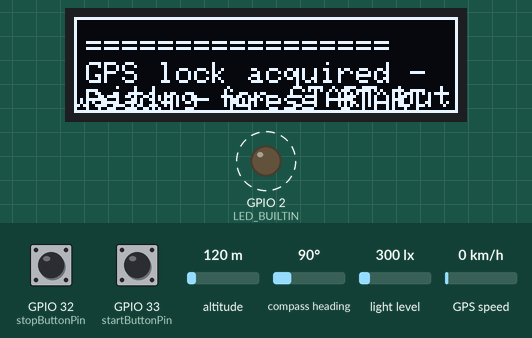
A sketch run on a simulated ESP32. Parts: 128×32 one-colour display, output pins drawn as LEDs (lit = HIGH). Dashed ring = blinking. The test bench sets the inputs (shaded band); at power-on: GPIO 33 (startButtonPin) HIGH, GPIO 32 (stopButtonPin) HIGH, light level 300 lx, altitude 120 m, compass heading 90°, GPS speed 0 km/h. Storage starts empty; the GPS gets a fix after 3 s at 37.7749, -122.4194 with 8 satellites; what the sketch prints to the serial monitor is not drawn.

Above: at 6.0 s.
6.1 s: GPIO 33 (startButtonPin) pulled LOW for 0.15 s
At 6.18 s:
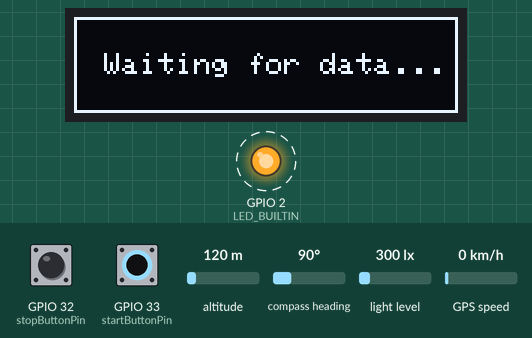
6.8 s: GPIO 32 (stopButtonPin) pulled LOW for 0.15 s
At 7.2 s:
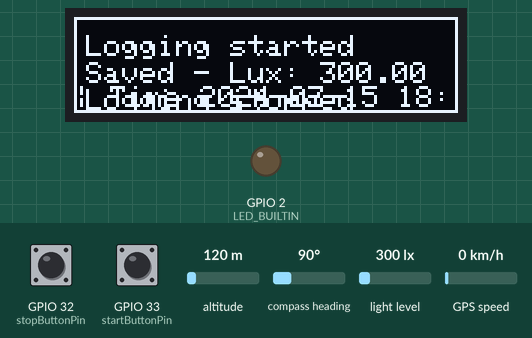
7.5 s: GPIO 33 (startButtonPin) pulled LOW for 1 s
At 8.4 s:
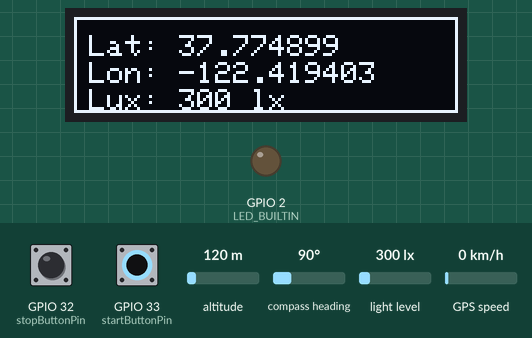
10.0 s: light level set to 40 lx
At 10.9 s:
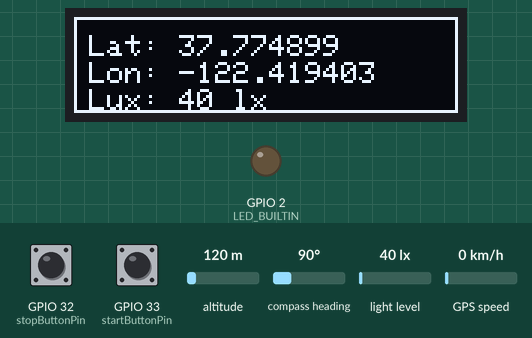
12.0 s: GPIO 32 (stopButtonPin) pulled LOW for 1 s
At 12.17 s:
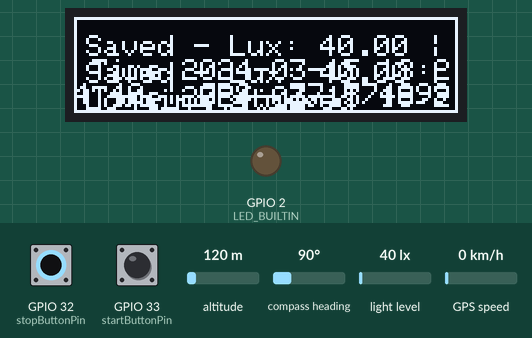
13.6 s: GPIO 32 (stopButtonPin) driven LOW and GPIO 33 (startButtonPin) driven LOW
At 14.61 s:
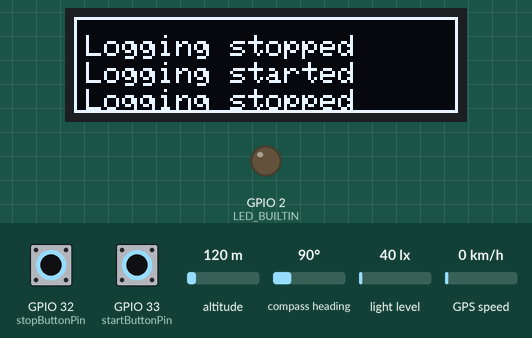
Timing chart, 0 to 61.6 s (numbered marks = the images above; inputs shaded):
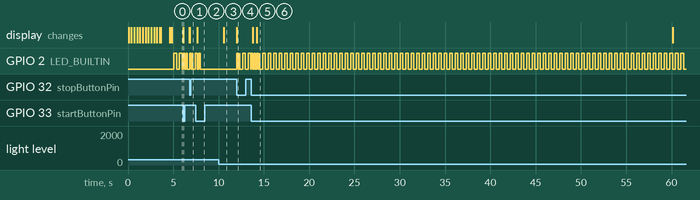

Measured:
- after the input at 6.1 s, the display: changes at once (image 1)
- after the input at 6.8 s, GPIO 2 (LED_BUILTIN): goes HIGH 0.15 s, LOW 0.15 s, HIGH 0.02 s, LOW 0.31 s, then HIGH, starting at once; the display: changes at once (image 2)
- after the input at 7.5 s, the display: changes after 0.17 s (image 3)
- after the input at 10.0 s, the display: changes after 0.55 s (image 4)
- after the input at 12.0 s, the display: changes at once (image 5)
- after the input at 13.6 s, the display: first changes after 0.17 s (image 6 shows a later state)
- by itself, GPIO 2 (LED_BUILTIN): alternates HIGH for 0.31 s and LOW for 0.30 s

The sketch:

sd_v3.ino
```cpp
#include <Wire.h>
#include <BH1750.h>
#include <TinyGPS++.h>
#include <HardwareSerial.h>
#include <FS.h>
#include <SD.h>
#include <SPI.h>
#include <time.h>
#include <stdint.h>
#include <stdlib.h>
#include <string.h>
#include <Adafruit_GFX.h>
#include <Adafruit_SSD1306.h>

#define SCREEN_WIDTH 128
#define SCREEN_HEIGHT 32
#define OLED_RESET    -1
#define I2C_SDA 21
#define I2C_SCL 22

Adafruit_SSD1306 display(SCREEN_WIDTH, SCREEN_HEIGHT, &Wire, OLED_RESET);
bool displayAvailable = false;
bool displayDirty = true;

BH1750 lightMeter;
TinyGPSPlus gps;
HardwareSerial ss(2); // Serial2 for GPS module on ESP32

// SD card wiring (VSPI)
const int sdCsPin = 5;                 // CS wired to GPIO5
const int sdMisoPin = 19;              // MISO wired to GPIO19
const int sdMosiPin = 23;              // MOSI wired to GPIO23
const int sdSckPin = 18;               // SCK wired to GPIO18
const char* sdDataFilePath = "/sd_alpha_1.json";
bool sdAvailable = false;

const int TIMEZONE_OFFSET_SECONDS = 8 * 3600; // UTC+08

// Buttons
const int startButtonPin = 33;         // Start logging button
const int stopButtonPin = 32;          // Stop logging button

// LED feedback
#define LED_BUILTIN 2

// GPS configuration
const unsigned long gpsTimeout = 5000; // 5 seconds timeout for initial GPS reading
const unsigned long gpsMaxAgeMs = 15000;
float defaultLat = 0.000000;
float defaultLon = 0.000000;
float currentLat = defaultLat;
float currentLon = defaultLon;
bool gpsAvailable = false;

// Measurement timing
const unsigned long measurementInterval = 1000; // 1 second sampling
const unsigned long gpsStatusInterval = 60000;   // 60 seconds status print

unsigned long lastMeasurementTime = 0;
unsigned long lastGPSStatus = 0;
bool collecting = false;
bool gpsReady = false;
bool readyBlinkState = false;
unsigned long lastReadyBlink = 0;
const unsigned long readyBlinkInterval = 300;
bool hasMeasurement = false;
String debugLines[3] = {"", "", ""};

struct Measurement {
	float lat;
	float lon;
	float lux;
	String timestamp;
	bool gpsFix;
};

Measurement lastMeasurement;

// Button state tracking (for edge detection)
int lastStartButtonState = HIGH;
int lastStopButtonState = HIGH;

String lastKnownTimestamp = "";
time_t lastKnownEpoch = 0;
unsigned long lastEpochSyncMillis = 0;

int monthStringToNumber(const char* month) {
	if (strncmp(month, "Jan", 3) == 0) return 1;
	if (strncmp(month, "Feb", 3) == 0) return 2;
	if (strncmp(month, "Mar", 3) == 0) return 3;
	if (strncmp(month, "Apr", 3) == 0) return 4;
	if (strncmp(month, "May", 3) == 0) return 5;
	if (strncmp(month, "Jun", 3) == 0) return 6;
	if (strncmp(month, "Jul", 3) == 0) return 7;
	if (strncmp(month, "Aug", 3) == 0) return 8;
	if (strncmp(month, "Sep", 3) == 0) return 9;
	if (strncmp(month, "Oct", 3) == 0) return 10;
	if (strncmp(month, "Nov", 3) == 0) return 11;
	if (strncmp(month, "Dec", 3) == 0) return 12;
	return 0;
}

int64_t daysFromCivil(int year, unsigned month, unsigned day) {
	year -= month <= 2;
	const int64_t era = (year >= 0 ? year : year - 399) / 400;
	const unsigned yoe = static_cast<unsigned>(year - era * 400);
	const unsigned doy = (153 * (month + (month > 2 ? -3 : 9)) + 2) / 5 + day - 1;
	const unsigned doe = yoe * 365 + yoe / 4 - yoe / 100 + doy;
	return era * 146097 + static_cast<int64_t>(doe) - 719468;
}

bool civilToEpoch(int year, int month, int day, int hour, int minute, int second, int tzOffsetSeconds, time_t& epoch) {
	if (month < 1 || month > 12 || day < 1 || day > 31) {
		return false;
	}
	int64_t days = daysFromCivil(year, static_cast<unsigned>(month), static_cast<unsigned>(day));
	int64_t totalSeconds = days * 86400LL + hour * 3600LL + minute * 60LL + second + tzOffsetSeconds;
	epoch = static_cast<time_t>(totalSeconds);
	return true;
}

String epochToTimestamp(time_t epoch) {
	struct tm tmTime;
	gmtime_r(&epoch, &tmTime);
	char buffer[20];
	snprintf(buffer, sizeof(buffer), "%04d-%02d-%02d %02d:%02d:%02d",
			 tmTime.tm_year + 1900,
			 tmTime.tm_mon + 1,
			 tmTime.tm_mday,
			 tmTime.tm_hour,
			 tmTime.tm_min,
			 tmTime.tm_sec);
	return String(buffer);
}

time_t compileTimeEpoch() {
	const char* date = __DATE__;
	const char* timeStr = __TIME__;
	char monthStr[4];
	monthStr[0] = date[0];
	monthStr[1] = date[1];
	monthStr[2] = date[2];
	monthStr[3] = '\0';

	int month = monthStringToNumber(monthStr);
	if (month == 0) {
		return 0;
	}

	int day = atoi(date + 4);
	int year = atoi(date + 7);
	int hour = atoi(timeStr);
	int minute = atoi(timeStr + 3);
	int second = atoi(timeStr + 6);

	time_t epoch;
	if (!civilToEpoch(year, month, day, hour, minute, second, 0, epoch)) {
		return 0;
	}
	return epoch;
}

String sanitizeForDisplay(const String& text) {
	String result;
	result.reserve(text.length());
	for (size_t i = 0; i < text.length(); ++i) {
		char c = text.charAt(i);
		if (c >= 32 && c <= 126) {
			result += c;
		} else if (c == '\n') {
			result += ' ';
		}
	}
	return result;
}

void refreshDisplay();

void pushDebugLine(const String& line) {
	debugLines[0] = debugLines[1];
	debugLines[1] = debugLines[2];
	debugLines[2] = sanitizeForDisplay(line);
	displayDirty = true;
}

void logMessage(const String& message) {
	Serial.println(message);
	if (displayAvailable) {
		pushDebugLine(message);
		refreshDisplay();
	}
}

void logMessage(const __FlashStringHelper* message) {
	String temp(message);
	logMessage(temp);
}

void markDisplayDirty() {
	displayDirty = true;
}

void drawLoadingBar(int progress) {
	if (!displayAvailable) {
		return;
	}
	int barWidth = 100;
	int barHeight = 6;
	int x = (SCREEN_WIDTH - barWidth) / 2;
	int y = 22;
	display.drawRect(x, y, barWidth, barHeight, SSD1306_WHITE);
	int fillWidth = (barWidth - 2) * progress / 100;
	display.fillRect(x + 1, y + 1, fillWidth, barHeight - 2, SSD1306_WHITE);
}

void showLoadingScreen() {
	if (!displayAvailable) {
		return;
	}
	display.clearDisplay();
	display.setTextSize(2);
	display.setTextColor(SSD1306_WHITE);
	display.setCursor(20, 4);
	display.print("LIWANAG");
	display.display();

	for (int progress = 0; progress <= 100; progress += 10) {
		display.fillRect(0, 20, SCREEN_WIDTH, 12, SSD1306_BLACK);
		drawLoadingBar(progress);
		display.display();
		delay(300);
	}
}

void renderDebugScreen() {
	if (!displayAvailable) {
		return;
	}
	display.clearDisplay();
	display.drawRect(0, 0, SCREEN_WIDTH, SCREEN_HEIGHT, SSD1306_WHITE);
	display.setTextSize(1);
	display.setTextColor(SSD1306_WHITE);
	for (uint8_t i = 0; i < 3; ++i) {
		display.setCursor(4, 6 + (i * 9));
		display.print(debugLines[i]);
	}
	display.display();
}

void renderMeasurementScreen() {
	if (!displayAvailable || !hasMeasurement) {
		display.clearDisplay();
		display.drawRect(0, 0, SCREEN_WIDTH, SCREEN_HEIGHT, SSD1306_WHITE);
		display.setTextSize(1);
		display.setTextColor(SSD1306_WHITE);
		display.setCursor(10, 12);
		display.print("Waiting for data...");
		display.display();
		return;
	}
	display.clearDisplay();
	display.drawRect(0, 0, SCREEN_WIDTH, SCREEN_HEIGHT, SSD1306_WHITE);
	display.setTextSize(1);
	display.setTextColor(SSD1306_WHITE);
	display.setCursor(5, 6);
	display.print("Lat: ");
	display.print(lastMeasurement.lat, 6);
	display.setCursor(5, 15);
	display.print("Lon: ");
	display.print(lastMeasurement.lon, 6);
	display.setCursor(5, 24);
	display.print("Lux: ");
	display.print(lastMeasurement.lux, 0);
	display.print(" lx");
	display.display();
}

void refreshDisplay() {
	if (!displayAvailable || !displayDirty) {
		return;
	}
	if (collecting) {
		renderMeasurementScreen();
	} else {
		renderDebugScreen();
	}
	displayDirty = false;
}

void initializeDisplay() {
	Wire.begin(I2C_SDA, I2C_SCL);
	if (!display.begin(SSD1306_SWITCHCAPVCC, 0x3C)) {
		displayAvailable = false;
		logMessage("OLED not found - continuing headless");
		return;
	}
	displayAvailable = true;
	display.clearDisplay();
	display.setTextSize(1);
	display.setTextColor(SSD1306_WHITE);
	showLoadingScreen();
	display.clearDisplay();
	display.display();
	logMessage("OLED ready");
}

void blinkCode(int times, int onMs = 150, int offMs = 150) {
	for (int i = 0; i < times; i++) {
		digitalWrite(LED_BUILTIN, HIGH);
		delay(onMs);
		digitalWrite(LED_BUILTIN, LOW);
		delay(offMs);
	}
}

bool ensureDataFileInitialized() {
	if (SD.exists(sdDataFilePath)) {
		return true;
	}

	File dataFile = SD.open(sdDataFilePath, FILE_WRITE);
	if (!dataFile) {
		logMessage("Failed to create SD data file");
		return false;
	}

	dataFile.print("[]");
	dataFile.close();
	return true;
}

String getCurrentTimestamp() {
	time_t epoch;
	if (gps.date.isValid() && gps.time.isValid() &&
		civilToEpoch(gps.date.year(), gps.date.month(), gps.date.day(),
					 gps.time.hour(), gps.time.minute(), gps.time.second(), TIMEZONE_OFFSET_SECONDS, epoch)) {
		lastKnownEpoch = epoch;
		lastEpochSyncMillis = millis();
		lastKnownTimestamp = epochToTimestamp(epoch);
		return lastKnownTimestamp;
	}

	if (lastKnownEpoch > 0) {
		unsigned long elapsedSeconds = (millis() - lastEpochSyncMillis) / 1000UL;
		if (elapsedSeconds > 0) {
			lastKnownEpoch += elapsedSeconds;
			lastEpochSyncMillis += elapsedSeconds * 1000UL;
		}
		lastKnownTimestamp = epochToTimestamp(lastKnownEpoch);
		return lastKnownTimestamp;
	}

	return String("1970-01-01 08:00:00");
}

bool initSDCard() {
	logMessage("Initializing SD card...");
	SPI.begin(sdSckPin, sdMisoPin, sdMosiPin, sdCsPin);

	if (!SD.begin(sdCsPin, SPI, 8000000)) {
		logMessage("SD card init failed - data offline only");
		return false;
	}

	if (!ensureDataFileInitialized()) {
		logMessage("Could not prepare SD data file");
		return false;
	}

	logMessage("SD card ready for logging");
	return true;
}

bool appendMeasurementToSD(const Measurement& measurement) {
	if (!sdAvailable) {
		return false;
	}

	File dataFile = SD.open(sdDataFilePath, FILE_WRITE);
	if (!dataFile) {
		logMessage("Failed to open SD data file for append");
		return false;
	}

	size_t size = dataFile.size();
	if (size == 0) {
		dataFile.print("[]");
		size = 2;
	}

	if (size < 1 || !dataFile.seek(size - 1)) {
		logMessage("Failed to position within SD data file");
		dataFile.close();
		return false;
	}

	bool firstEntry = size <= 2;
	if (firstEntry) {
		dataFile.print("\n");
	} else {
		dataFile.print(",\n");
	}

		dataFile.print("  {\"timestamp\":\"");
		dataFile.print(measurement.timestamp);
		dataFile.print("\"");
	dataFile.print(",\"lat\":");
	dataFile.print(measurement.lat, 6);
	dataFile.print(",\"lon\":");
	dataFile.print(measurement.lon, 6);
	dataFile.print(",\"lux\":");
	dataFile.print(measurement.lux, 2);
	dataFile.print(",\"gpsFix\":");
	dataFile.print(measurement.gpsFix ? "true" : "false");
	dataFile.print("}\n]");

	dataFile.close();
	return true;
}

void pollGPS() {
	bool updated = false;

	while (ss.available() > 0) {
		if (gps.encode(ss.read())) {
			if (gps.location.isValid()) {
				currentLat = gps.location.lat();
				currentLon = gps.location.lng();
				updated = true;
			}
		}
	}

	if (gps.location.isValid()) {
		gpsAvailable = gps.location.age() <= gpsMaxAgeMs;
		if (gpsAvailable && !updated) {
			currentLat = gps.location.lat();
			currentLon = gps.location.lng();
		}
	} else {
		gpsAvailable = false;
	}
}

bool acquireInitialGPSFix(unsigned long timeoutMs) {
	unsigned long start = millis();
	while (millis() - start < timeoutMs) {
		pollGPS();
		if (gpsAvailable) {
			logMessage("Initial GPS: " + String(currentLat, 6) + ", " + String(currentLon, 6));
			logMessage("Satellites: " + String(gps.satellites.value()) + " HDOP: " + String(gps.hdop.hdop()));
			return true;
		}
		delay(50);
	}
	logMessage("GPS initial fix timed out");
	return false;
}

void printGPSStatus() {
	logMessage("=== GPS Status ===");
	logMessage(String("Available: ") + (gpsAvailable ? "YES" : "NO"));
	logMessage("Current Lat: " + String(currentLat, 6));
	logMessage("Current Lon: " + String(currentLon, 6));
	if (gps.location.isValid()) {
		logMessage("Satellites: " + String(gps.satellites.value()));
		logMessage("HDOP: " + String(gps.hdop.hdop()));
		logMessage("Age: " + String(gps.location.age()) + "ms");
	} else {
		logMessage("GPS Location: INVALID");
	}
	logMessage("=================");
}

void updateReadyIndicator(unsigned long currentTime) {
	if (gpsReady && !collecting) {
		if (currentTime - lastReadyBlink >= readyBlinkInterval) {
			lastReadyBlink = currentTime;
			readyBlinkState = !readyBlinkState;
			digitalWrite(LED_BUILTIN, readyBlinkState ? HIGH : LOW);
		}
	} else {
		if (readyBlinkState) {
			readyBlinkState = false;
			digitalWrite(LED_BUILTIN, LOW);
		}
	}
	}

void handleButtons() {
	int startState = digitalRead(startButtonPin);
	int stopState = digitalRead(stopButtonPin);

	if (startState == LOW && lastStartButtonState == HIGH) {
		if (!gpsReady) {
			logMessage("Waiting for GPS fix before start");
		} else if (!collecting) {
			collecting = true;
			lastMeasurementTime = 0; // Force immediate measurement
			logMessage("Logging started");
			blinkCode(2);
			readyBlinkState = false;
			digitalWrite(LED_BUILTIN, LOW);
			lastReadyBlink = millis();
			hasMeasurement = false;
			displayDirty = true;
		}
	}

	if (stopState == LOW && lastStopButtonState == HIGH) {
		if (collecting) {
			collecting = false;
			logMessage("Logging stopped");
			blinkCode(1);
			lastReadyBlink = millis();
			readyBlinkState = false;
			digitalWrite(LED_BUILTIN, LOW);
			displayDirty = true;
		}
	}

	lastStartButtonState = startState;
	lastStopButtonState = stopState;
}

void setup() {
	Serial.begin(115200);
	pinMode(LED_BUILTIN, OUTPUT);
	pinMode(startButtonPin, INPUT_PULLUP);
	pinMode(stopButtonPin, INPUT_PULLUP);

	initializeDisplay();

	if (!displayAvailable) {
		Wire.begin(I2C_SDA, I2C_SCL);
	}

	time_t buildEpoch = compileTimeEpoch();
	if (buildEpoch > 0) {
		lastKnownEpoch = buildEpoch;
		lastEpochSyncMillis = millis();
		lastKnownTimestamp = epochToTimestamp(buildEpoch);
		logMessage("Clock primed from build timestamp: " + lastKnownTimestamp);
	}

	lightMeter.begin();
	logMessage(F("BH1750 ready"));

	sdAvailable = initSDCard();
	if (!sdAvailable) {
		logMessage("Offline storage disabled - insert SD card");
	}

	// Initialize GPS
	ss.begin(9600, SERIAL_8N1, 16, 17); // RX=16, TX=17 for ESP32
	logMessage("GPS module initializing...");
	delay(1000);

	logMessage("Attempting initial GPS reading...");
	while (!acquireInitialGPSFix(gpsTimeout)) {
		logMessage("GPS lock unavailable, retrying...");
	}
	logMessage("GPS initialized");
	printGPSStatus();
	gpsReady = true;
	lastReadyBlink = millis();
	readyBlinkState = false;
	digitalWrite(LED_BUILTIN, LOW);
	logMessage("GPS lock acquired - waiting for START button");
	logMessage("Ready - press START to begin logging");
	refreshDisplay();
}

void loop() {
	unsigned long currentTime = millis();

	pollGPS();
	handleButtons();
	updateReadyIndicator(currentTime);

	if (currentTime - lastGPSStatus >= gpsStatusInterval) {
		lastGPSStatus = currentTime;
		printGPSStatus();
	}

	bool measurementDue = collecting &&
												(lastMeasurementTime == 0 || (currentTime - lastMeasurementTime) >= measurementInterval);

	if (measurementDue) {
		lastMeasurementTime = currentTime;

		float lux = lightMeter.readLightLevel();
		Measurement measurement;
		measurement.lat = gpsAvailable ? currentLat : defaultLat;
		measurement.lon = gpsAvailable ? currentLon : defaultLon;
		measurement.lux = lux;
		measurement.timestamp = getCurrentTimestamp();
		measurement.gpsFix = gpsAvailable;

		if (appendMeasurementToSD(measurement)) {
			lastMeasurement = measurement;
			hasMeasurement = true;
			displayDirty = true;
			logMessage(
				String("Saved - Lux: ") + String(lux, 2) +
				" | Time " + measurement.timestamp +
				" | " + (measurement.gpsFix ? "GPS" : "Default") +
				": " + String(measurement.lat, 6) + ", " + String(measurement.lon, 6)
			);
		} else {
			logMessage("Failed to write measurement to SD card");
		}
	}

	refreshDisplay();
	delay(10);
}
```
